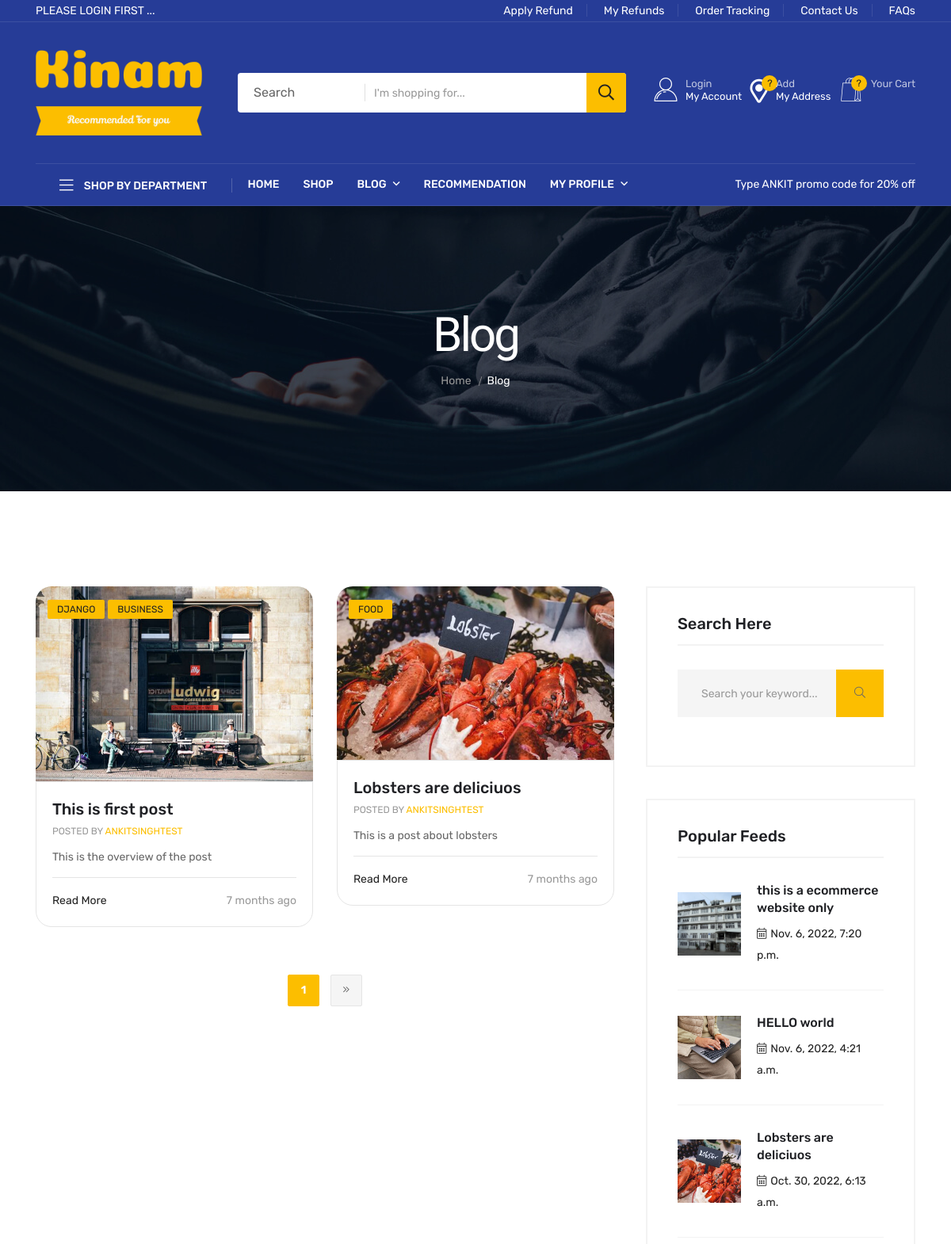
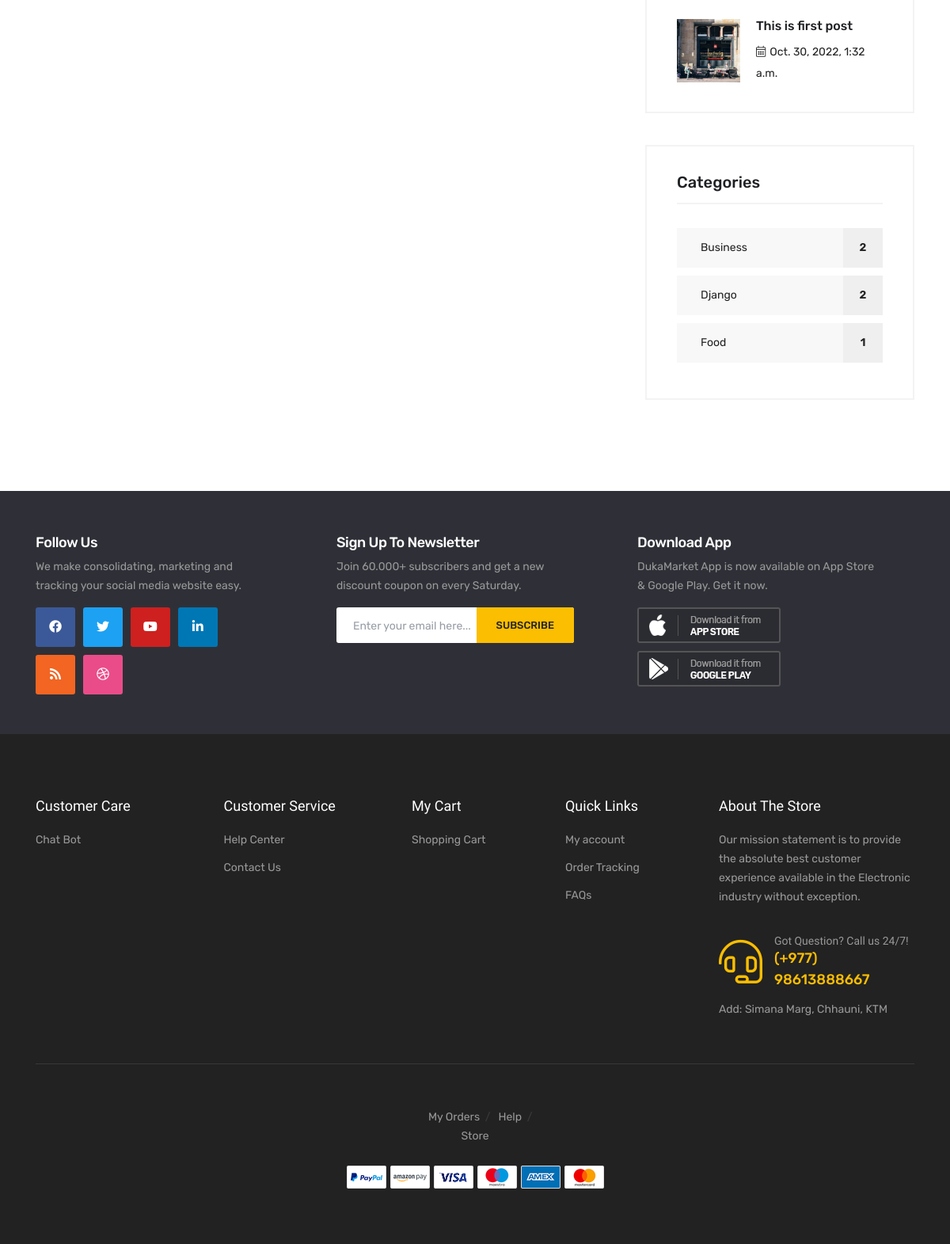
Screenshot of /blog/ with the database file from the repository (2 pictures, top to bottom).
### app/models.py (models this page shows, shortened)
class Post(models.Model):
    title = models.CharField(max_length=100)
    overview = models.TextField()
    timestamp = models.DateTimeField(auto_now_add=True)
    comment_count = models.IntegerField(default=0)
    view_count = models.IntegerField(default=0)
    author = models.ForeignKey(Author, on_delete=models.CASCADE)
    thumbnail = models.ImageField(upload_to='media/blog')
    categories = models.ManyToManyField(BlogCategory)
    featured = models.BooleanField()
    content = RichTextField()
    def get_absolute_url(self):
        from django.urls import reverse
        return reverse('blog_detail', kwargs={
            'id': self.pk,
        })
    @property
    def view_count(self):
        return PostView.objects.filter(post=self).count()

class BlogCategory(models.Model):
    title = models.CharField(max_length=20)
    def __str__(self):
        return self.title

class Author(models.Model):
    user = models.OneToOneField(user_1, on_delete=models.CASCADE)
    profile_picture = models.ImageField(upload_to='media/blog', default='media/blog/profile.png')
    def __str__(self):
        return self.user.username

### app/views.py (the view)
# urls.py: path('blog/', views.blog, name="blog"),
def blog(request):
    maincategory = MainCategory.objects.all().order_by('-id')
    blogcategories = BlogCategory.objects.all()
    category_count = get_category_count()
    print(category_count)
    blogsidelist = Post.objects.all().order_by('-timestamp')[:4]
    bloglist = Post.objects.filter(featured=True)
    paginator = Paginator(bloglist, 2)
    page_request_var = 'page'
    page = request.GET.get(page_request_var)
    try:
        paginated_queryset = paginator.page(page)
    except PageNotAnInteger:
        paginated_queryset = paginator.page(1)
    except EmptyPage:
        paginated_queryset = paginator.page(paginator.num_pages)
    if request.method == "POST":
        email = request.POST.get('email')
        signup_object = Signup()
        signup_object.email = email
        signup_object.save()
    context = {
        'bloglist': paginated_queryset,
        'blogcategories': blogcategories,
        'maincategory': maincategory,
        'page_request_var': page_request_var,
        'blogsidelist': blogsidelist,
        'category_count': category_count,
    }
    return render(request, 'blog/blog.html', context)

### app/views.py (called while the page is built)
def get_category_count():
    queryset = Post.objects.values('categories__title').annotate(Count('categories'))
    return queryset

### templates/blog/blog.html (shortened to what this page needs)
{% extends 'base.html' %}
{% load static %}
{% block content %}
<main>
    <div class="page-banner-area page-banner-height-2"
         data-background="{% static 'assets/img/banner/page-banner-4.jpg' %}">
        <div class="container">
            <div class="row">
                <div class="col-xl-12">
                    <div class="page-banner-content text-center">
                        <h4 class="breadcrumb-title">Blog</h4>
                        <div class="breadcrumb-two">
                            <nav>
                                <nav class="breadcrumb-trail breadcrumbs">
                                    <ul class="breadcrumb-menu">
                                        <li class="breadcrumb-trail">
                                            <a href="{% url 'home' %}"><span>Home</span></a>
                                        </li>
                                        <li class="trail-item">
                                            <span>Blog</span>
                                        </li>
                                    </ul>
                                </nav>
                            </nav>
                        </div>
                    </div>
                </div>
            </div>
        </div>
    </div>
    <div class="blog-area mt-120 mb-75">
        <div class="container">
            <div class="row">
                <div class="col-xl-8 col-lg-7">
                    <div class="row">
                        {% for blog in bloglist %}
                        <div class="col-xl-6">
                            <div class="single-smblog mb-30">
                                <div class="smblog-thum">
                                    <div class="blog-image w-img">
                                        <a href="{{ blog.get_absolute_url }}"><img
                                                src="{{blog.thumbnail.url}}"></a>
                                    </div>
                                    <div class="blog-tag blog-tag-2">
                                        {% for cat in blog.categories.all %}
                                        <a href="#">{{cat}}</a>
                                        {% endfor %}
                                    </div>
                                </div>
                                <div class="smblog-content smblog-content-3">
                                    <h6><a href="{{ blog.get_absolute_url }}">{{blog.title}}</a></h6>
                                    <span class="author mb-10">Posted by <a href="#">{{blog.author}}</a></span>
                                    <p>{{blog.overview}}</p>
                                    <div class="smblog-foot pt-15">
                                        <div class="post-readmore">
                                            <a href="{{ blog.get_absolute_url }}"> Read More </a>
                                        </div>
                                        <div class="post-date">
                                            <a href="{{ blog.get_absolute_url }}">{{blog.timestamp|timesince}} ago</a>
                                        </div>
                                    </div>
                                </div>
                            </div>
                        </div>
                        {% endfor %}
                    </div>
                    <div class="row">
                        <div class="col-xl-12">
                            <div class="basic-pagination text-center pt-30 pb-30">
                                <nav>
                                    <ul>
                                        <li>
                                            <a href="#" class="active">{{ bloglist.number }}</a>
                                        </li>
                                        {% if bloglist.has_next %}
                                        <li>
                                            <a href="?{{ page_request_var }}={{ bloglist.next_page_number }}">
                                                <i class="fal fa-angle-double-right"></i>
                                            </a>
                                        </li>
                                        {% endif %}
                                    </ul>
                                </nav>
                            </div>
                        </div>
                    </div>
                </div>
                <div class="col-xl-4 col-lg-5">
                    <div class="news-sidebar pl-10">
                        <div class="row">
                            <div class="col-lg-12 col-md-12">
                                <div class="widget">
                                    <h6 class="sidebar-title"> Search Here</h6>
                                    <form action="{% url 'search_blog' %}">
                                    <div class="n-sidebar-search">
                                        <input type="text" name="q" placeholder="Search your keyword...">
                                        <button type="submit"><a><i class="fal fa-search"></i></a></button>
                                    </div>
                                </form>
                                </div>
                            </div>
                            <div class="col-lg-12 col-md-12">
                                <div class="widget">
                                    <h6 class="sidebar-title">Popular Feeds</h6>
                                    <div class="n-sidebar-feed">
                                        <ul>
                                            {% for blog in blogsidelist %}
                                            <li>
                                                <div class="feed-number">
                                                    <a href="{{ blog.get_absolute_url }}"><img
                                                            src="{{blog.thumbnail.url}}" alt=""></a>
                                                </div>
                                                <div class="feed-content">
                                                    <h6><a href="{{ blog.get_absolute_url }}">{{blog.title}}</a></h6>
                                                    <span class="feed-date">
                                                      <i class="fal fa-calendar-alt"></i>{{blog.timestamp}}
                                                   </span>
                                                </div>
                                            </li>
                                            {% endfor %}
                                        </ul>
                                    </div>
                                </div>
                            </div>
                            <div class="col-lg-12 col-md-6">
                                <div class="widget">
                                    <h6 class="sidebar-title">Categories</h6>
                                    <ul class="n-sidebar-categories">
                                       {% for cat in category_count %}
                                        <li>
                                            <a href="#">
                                                <div class="single-category p-relative mb-10">
                                                    {{cat.categories__title}}
                                                    <span class="category-number">{{ cat.categories__count }}</span>
                                                </div>
                                            </a>
                                        </li>
                                        {% endfor %}
                                    </ul>
                                </div>
                            </div>
                        </div>
                    </div>
                </div>
            </div>
        </div>
    </div>
    <section class="cta-area d-ldark-bg pt-55 pb-10">
        <div class="container">
            <div class="row">
                <div class="col-lg-4 col-md-6">
                    <div class="cta-item cta-item-d mb-30">
                        <h5 class="cta-title">Follow Us</h5>
                        <p>We make consolidating, marketing and tracking your social media website easy.</p>
                        <div class="cta-social">
                            <div class="social-icon">
                                <a href="#" class="facebook"><i class="fab fa-facebook-f"></i></a>
                                <a href="#" class="twitter"><i class="fab fa-twitter"></i></a>
                                <a href="#" class="youtube"><i class="fab fa-youtube"></i></a>
                                <a href="#" class="linkedin"><i class="fab fa-linkedin-in"></i></a>
                                <a href="#" class="rss"><i class="fas fa-rss"></i></a>
                                <a href="#" class="dribbble"><i class="fab fa-dribbble"></i></a>
                            </div>
                        </div>
                    </div>
                </div>
                <div class="col-lg-4 col-md-6">
                    <div class="cta-item mb-30">
                        <h5 class="cta-title">Sign Up To Newsletter</h5>
                        <p>Join 60.000+ subscribers and get a new discount coupon on every Saturday.</p>
                        <div class="subscribe__form">
                            <form action="." method="POST">
                                <input type="email" name="email" placeholder="Enter your email here...">
                                <button type="submit">Subscribe</button>
                            </form>
                        </div>
                    </div>
                </div>
                <div class="col-lg-4 col-md-6">
                    <div class="cta-item mb-30">
                        <h5 class="cta-title">Download App</h5>
                        <p>DukaMarket App is now available on App Store & Google Play. Get it now.</p>
                        <div class="cta-apps">
                            <div class="apps-store">
                                <a href="#"><img src="{% static 'assets/img/brand/app_ios.png' %}" alt=""></a>
                                <a href="#"><img src="{% static 'assets/img/brand/app_android.png' %}" alt=""></a>
                            </div>
                        </div>
                    </div>
                </div>
            </div>
        </div>
    </section>
</main>
{% endblock %}

### static/assets/css/default.css (style rules this page uses)
.mt-120 { margin-top:120px }
.mb-10 { margin-bottom:10px }
.mb-30 { margin-bottom:30px }
.mb-75 { margin-bottom:75px }
.pt-15 { padding-top:15px }
.pt-30 { padding-top:30px }
.pt-55 { padding-top:55px }
.pb-10 { padding-bottom:10px }
.pb-30 { padding-bottom:30px }
.pl-10 { padding-left:10px }

### templates/base.html (style rules this page uses)
h4 { font-family: 'Fjalla One', sans-serif; font-weight: 100; font-size: 24px; }

### rows the page displays
Post: thumbnail (picture), title "This is first post", author "ANKITSINGHTEST", overview "This is the overview of the post", timestamp "7 months", timestamp "Oct. 30, 2022, 1:32 a.m."
BlogCategory: title "DJANGO"
BlogCategory: title "BUSINESS", categories__title "Business", categories__count "2"
Post: thumbnail (picture), title "Lobsters are deliciuos", author "ANKITSINGHTEST", overview "This is a post about lobsters", timestamp "7 months", timestamp "Oct. 30, 2022, 6:13 a.m."
BlogCategory: title "FOOD"
Post: thumbnail (placeholder picture), title "this is a ecommerce website only", timestamp "Nov. 6, 2022, 7:20 p.m."
Post: thumbnail (picture), title "HELLO world", timestamp "Nov. 6, 2022, 4:21 a.m."

### other values shown
{{ bloglist.number }} "1"
{{ cat.categories__title }} "Django" "Food"
{{ cat.categories__count }} "2" "1"
